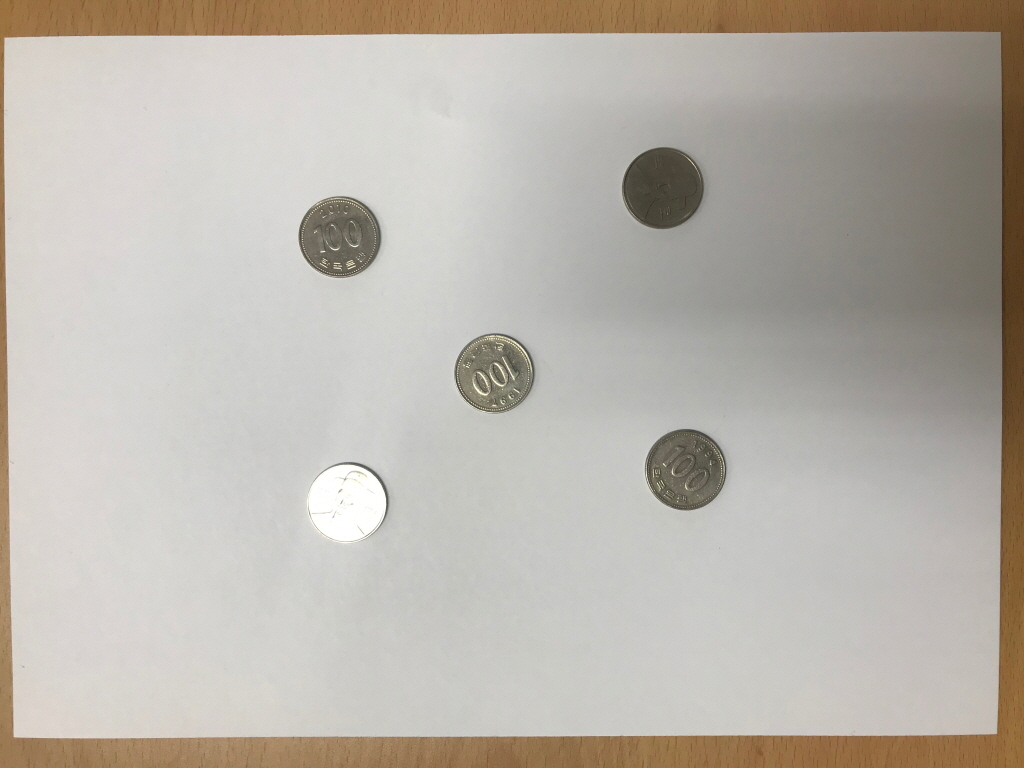
#> input picture sIMG_8253.JPG, 1024 x 768 px, given in place of the camera
$ jupyter execute C162.ipynb   (text cells are left out)
#> lines starting #> are read from the running program, lines starting #| are printed output that depends on the picture; pictures that were not available may be replaced by others from this repository, and a replacement may not be noted
[cell 1]
import cv2
import numpy as np
import os
from matplotlib import pyplot as plt

[cell 2]
cap = cv2.VideoCapture(0)

[cell 3]
# params for ShiTomasi corner detection
feature_params = dict(maxCorners = 100, qualityLevel = 0.3, minDistance = 7, blockSize = 7)

[cell 4]
# Parameters for lucas kanade optical flow
lk_params = dict( winSize = (15,15), maxLevel = 2, criteria = (cv2.TERM_CRITERIA_EPS | cv2.TERM_CRITERIA_COUNT, 10, 0.03))

[cell 5]
# Create some random colors
color = np.random.randint(0,255,(100,3))

[cell 6]
# Take first frame and find corners in it
ret, old_frame = cap.read()
#> old_frame is the input picture: shape (768, 1024, 3); mean B, G, R 171.7, 180, 185.7
old_gray = cv2.cvtColor(old_frame, cv2.COLOR_BGR2GRAY)
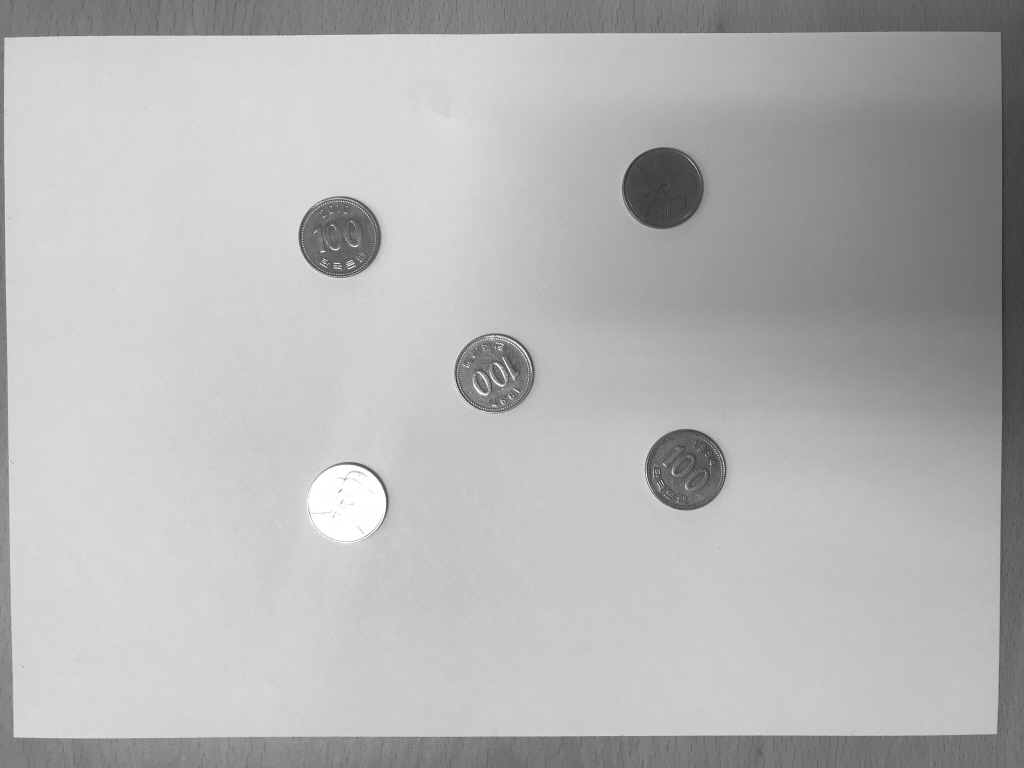
#> old_gray: shape (768, 1024); min 39, max 255, mean 180.8
p0 = cv2.goodFeaturesToTrack(old_gray, mask = None, **feature_params)
#> p0 = 30 rows, first 8: [487, 391], [504, 381], [500, 347], [492, 365], [353, 263], [324, 261], [6, 40], [322, 249]

[cell 7]
# Create a mask image for drawing purposes
mask = np.zeros_like(old_frame)

[cell 8]
while(1):
    ret,frame = cap.read()
    frame_gray = cv2.cvtColor(frame, cv2.COLOR_BGR2GRAY)
    # calculate optical flow
    p1, st, err = cv2.calcOpticalFlowPyrLK(old_gray, frame_gray, p0, None, **lk_params)
#> p1 has the same summary as p0; st = 30 values from 1 to 1; err = 30 values from 0 to 0
    # Select good points
    good_new = p1[st==1]
#> good_new = 30 pairs, first value 6 to 994, second value 40 to 734
    good_old = p0[st==1]
#> good_old has the same summary as good_new
    # draw the tracks
    for i,(new,old) in enumerate(zip(good_new,good_old)):
        a,b = new.ravel()
        c,d = old.ravel()
        mask = cv2.line(mask, (int(a),int(b)),(int(c),int(d)), color[i].tolist(), 2)
        frame = cv2.circle(frame,(int(a),int(b)),5,color[i].tolist(),-1)
#> this loop made 30 passes
#> (a, b, c, d) on passes 1 to 12: (487, 391, 487, 391), (504, 381, 504, 381), (500, 347, 500, 347), (492, 365, 492, 365), (353, 263, 353, 263), (324, 261, 324, 261), (6, 40, 6, 40), (322, 249, 322, 249), (994, 731, 994, 731), (333, 265, 333, 265), (16, 734, 16, 734), (342, 266, 342, 266)
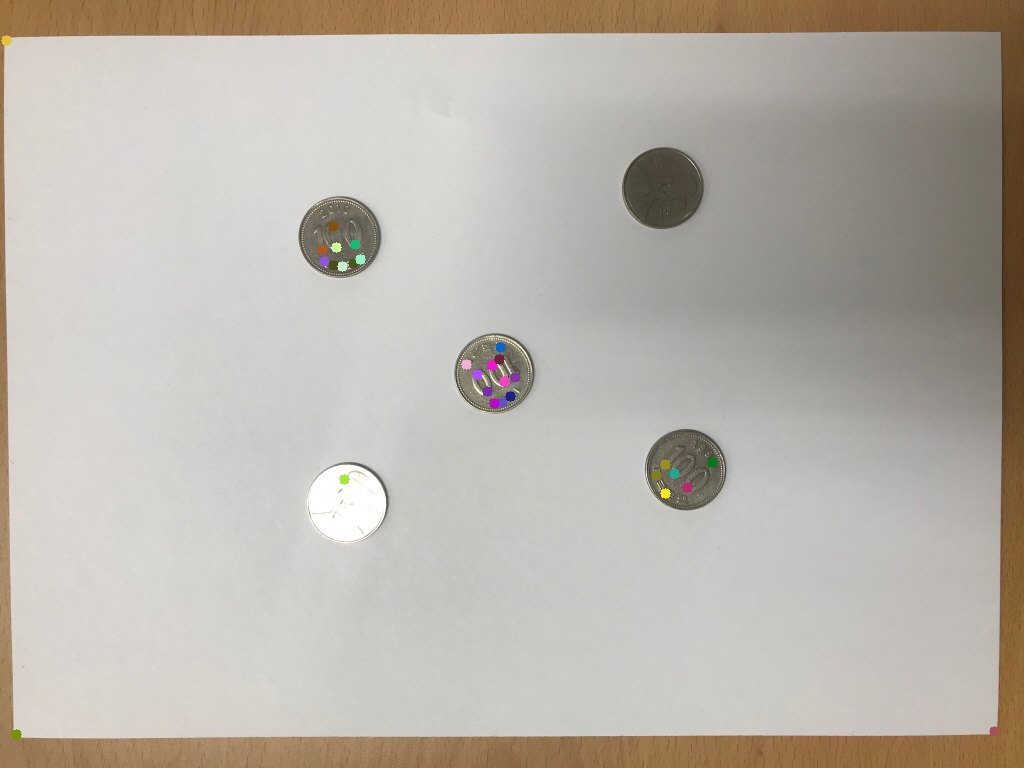
#> frame: shape (768, 1024, 3); mean B, G, R 171.7, 180, 185.7
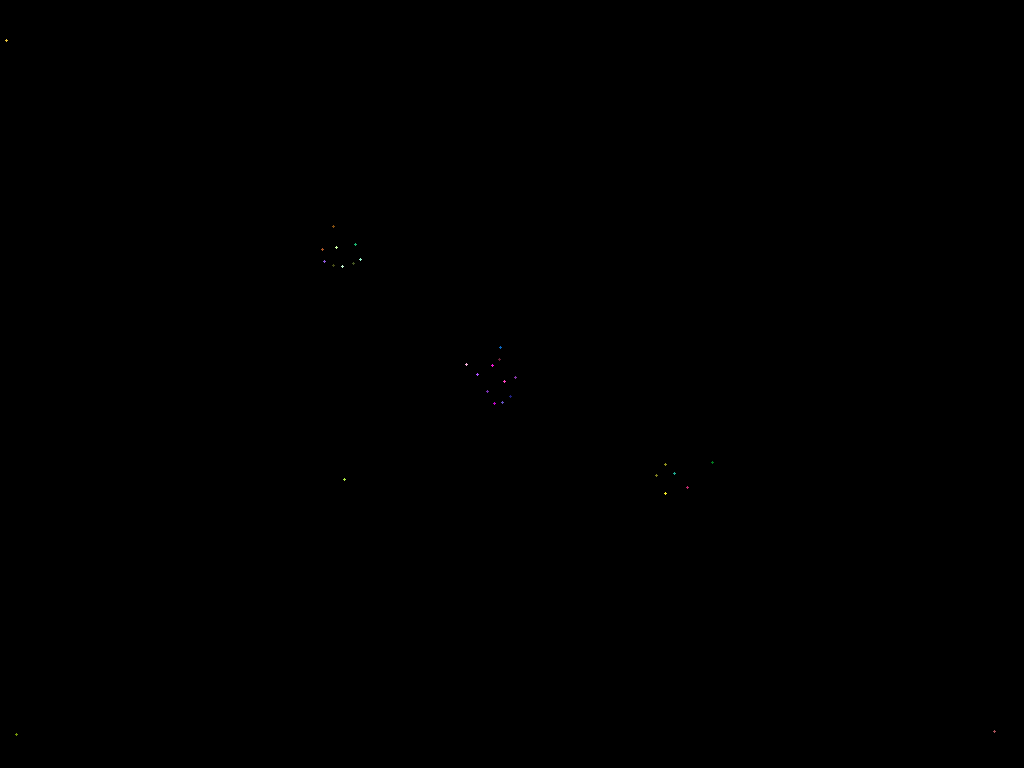
#> mask: shape (768, 1024, 3); mean of channels 0, 1, 2 0, 0, 0; drawn as B, G, R
    img = cv2.add(frame,mask)
    cv2.imshow('frame',img)
    k = cv2.waitKey(30) & 0xff
#> (key Esc is pressed here)
    if k == 27:
        break
    # Now update the previous frame and previous points
    old_gray = frame_gray.copy()
    p0 = good_new.reshape(-1,1,2)
cv2.destroyAllWindows()
cap.release()

[cell 9]
cap = cv2.VideoCapture('road.mp4')

[cell 10]
ret, frame1 = cap.read()
prvs = cv2.cvtColor(frame1,cv2.COLOR_BGR2GRAY)
hsv = np.zeros_like(frame1)
hsv[...,1] = 255

[cell 11]
while(1):
    ret, frame2 = cap.read()
    next = cv2.cvtColor(frame2,cv2.COLOR_BGR2GRAY)
    flow = cv2.calcOpticalFlowFarneback(prvs,next, None, 0.5, 3, 15, 3, 5, 1.2, 0)
    mag, ang = cv2.cartToPolar(flow[...,0], flow[...,1])
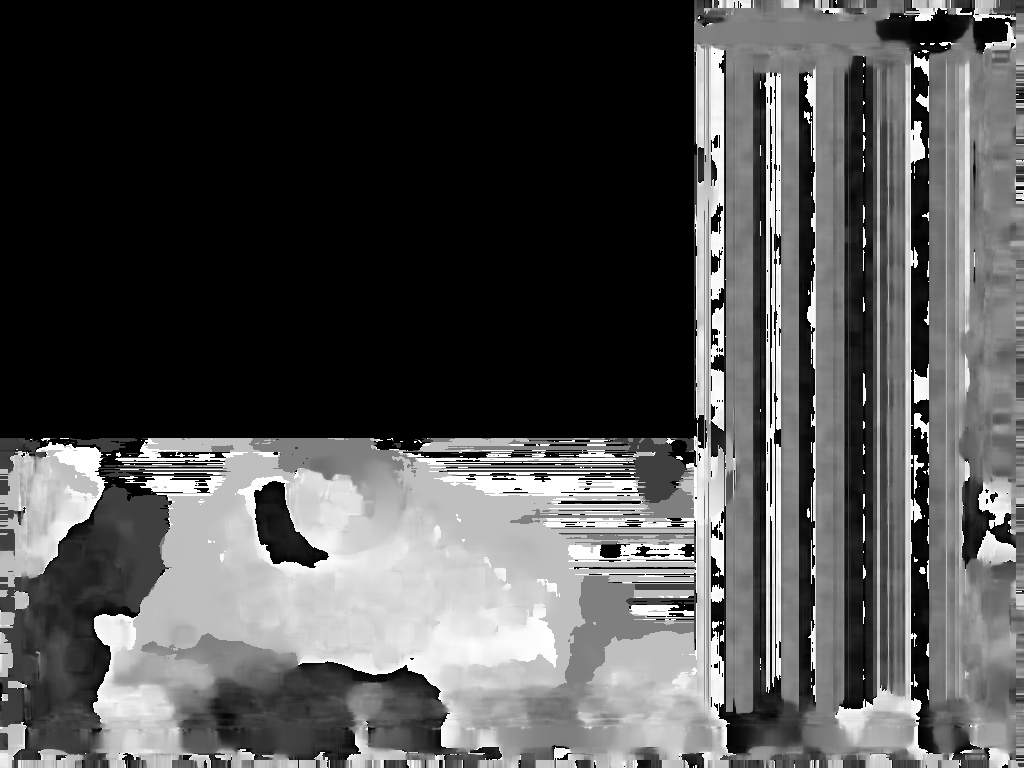
#> ang: shape (768, 1024) float32; min 0, max 6.28, mean 2; drawn with min black and max white
    hsv[...,0] = ang*180/np.pi/2
    hsv[...,2] = cv2.normalize(mag,None,0,255,cv2.NORM_MINMAX)
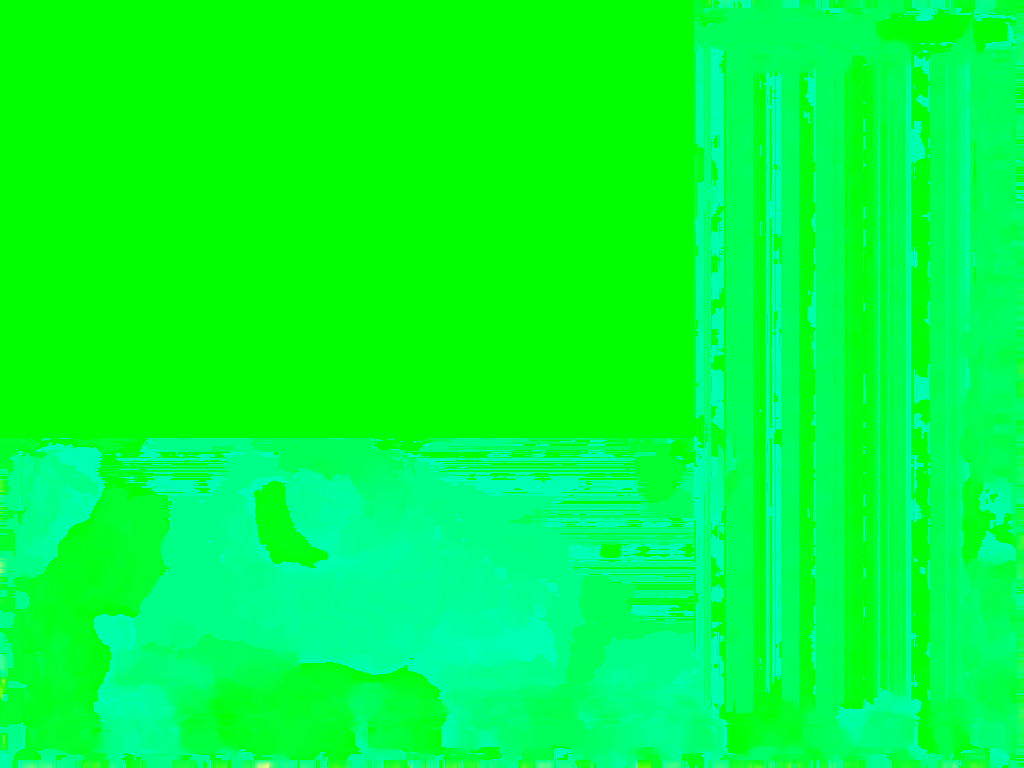
#> hsv: shape (768, 1024, 3); mean of channels 0, 1, 2 57, 255, 0.3; drawn as B, G, R
    rgb = cv2.cvtColor(hsv,cv2.COLOR_HSV2BGR)
    cv2.imshow('frame2',rgb)
    k = cv2.waitKey(30) & 0xff
#> (key Esc is pressed here)
    if k == 27:
        break
    elif k == ord('s'):
        cv2.imwrite('opticalfb.png',frame2)
        cv2.imwrite('opticalhsv.png',rgb)
    prvs = next

cap.release()
cv2.destroyAllWindows()

$ run again, on sIMG_8255.JPG
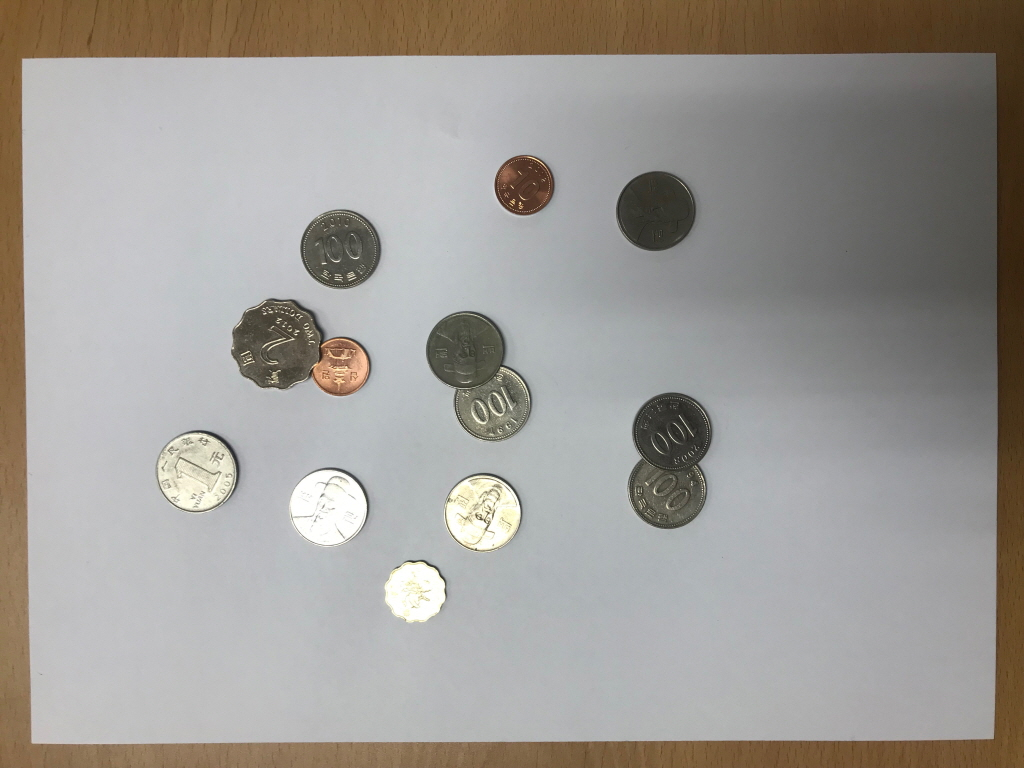
#> input picture sIMG_8255.JPG, 1024 x 768 px, given in place of the camera
#> old_frame is the input picture: shape (768, 1024, 3); mean B, G, R 149.9, 154.6, 158.2
#> p0 = 53 rows, first 8: [488, 513], [482, 518], [512, 201], [502, 411], [296, 332], [521, 201], [274, 377], [485, 419]
#> p1 has the same summary as p0; st = 53 values from 1 to 1; err = 53 values from 0 to 0
#> good_new = 53 pairs, first value 24 to 698, second value 60 to 530
#> good_old has the same summary as good_new
#> the loop `for i,(new,old) in enumerate(zip(good_new,good_old)):` made 53 passes
#> (a, b, c, d) on passes 1 to 8: (488, 513, 488, 513), (482, 518, 482, 518), (512, 201, 512, 201), (502, 411, 502, 411), (296, 332, 296, 332), (521, 201, 521, 201), (274, 377, 274, 377), (485, 419, 485, 419)
#> after the loop `for i,(new,old) in enumerate(zip(good_new,good_old)):`:
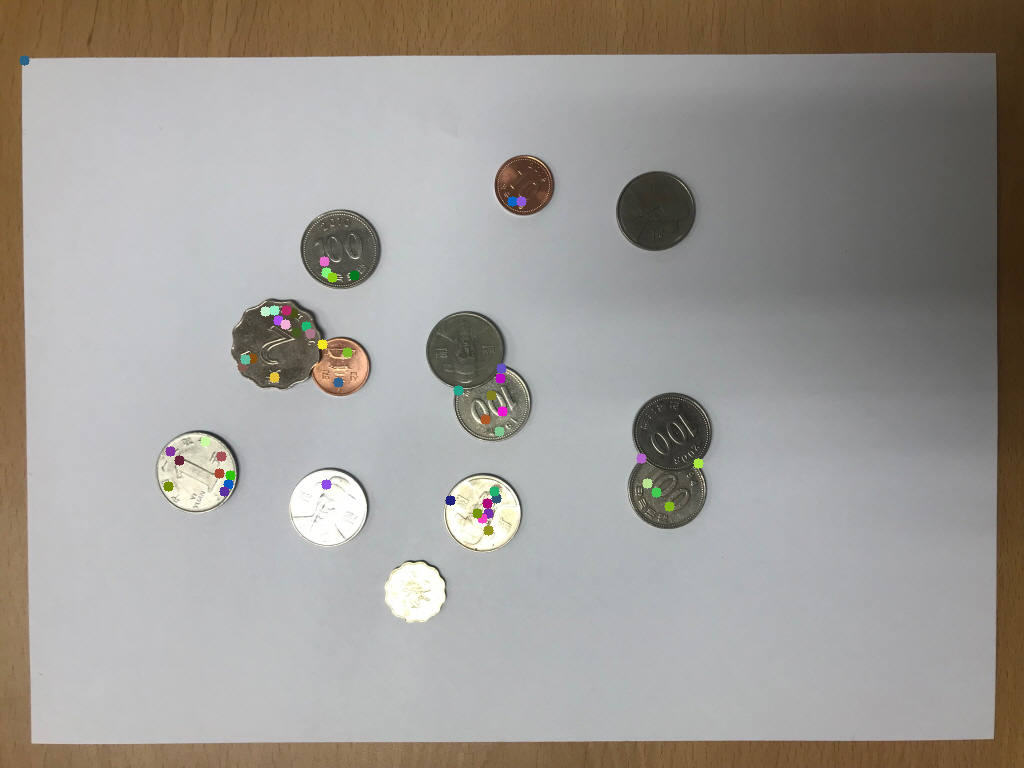
#> frame: shape (768, 1024, 3); mean B, G, R 149.9, 154.5, 158
#> `hsv[...,2] = cv2.normalize(mag,None,0,255,cv2.NORM_MINMAX)`:
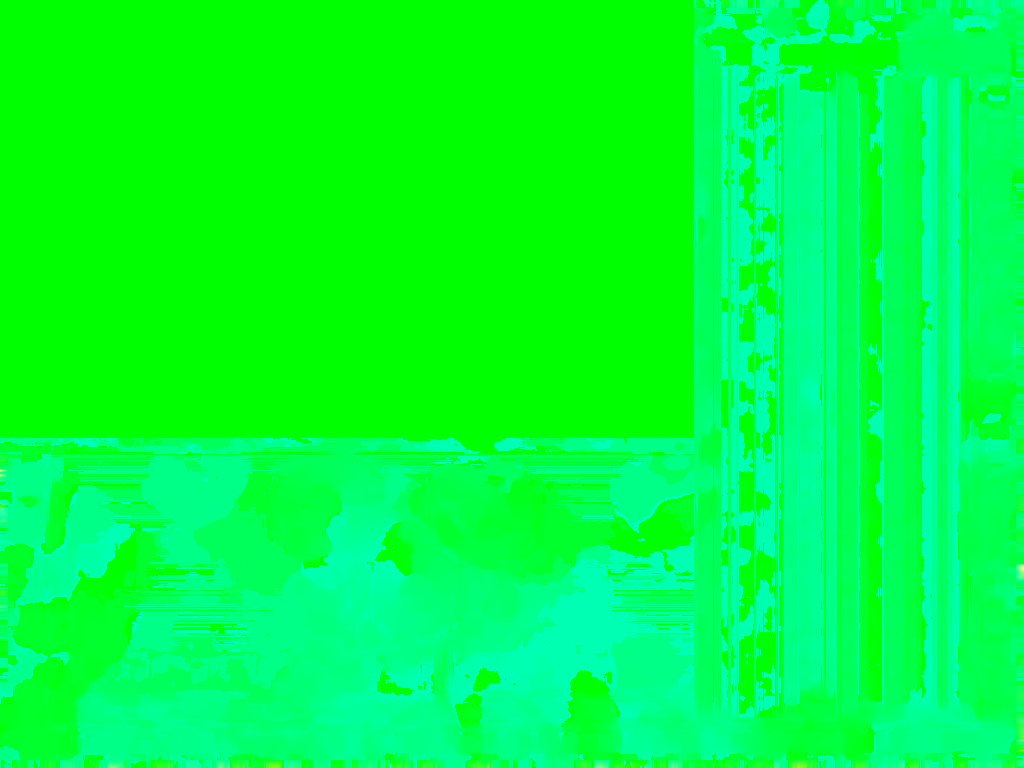
#> hsv: shape (768, 1024, 3); mean of channels 0, 1, 2 61.8, 255, 0.2; drawn as B, G, R
